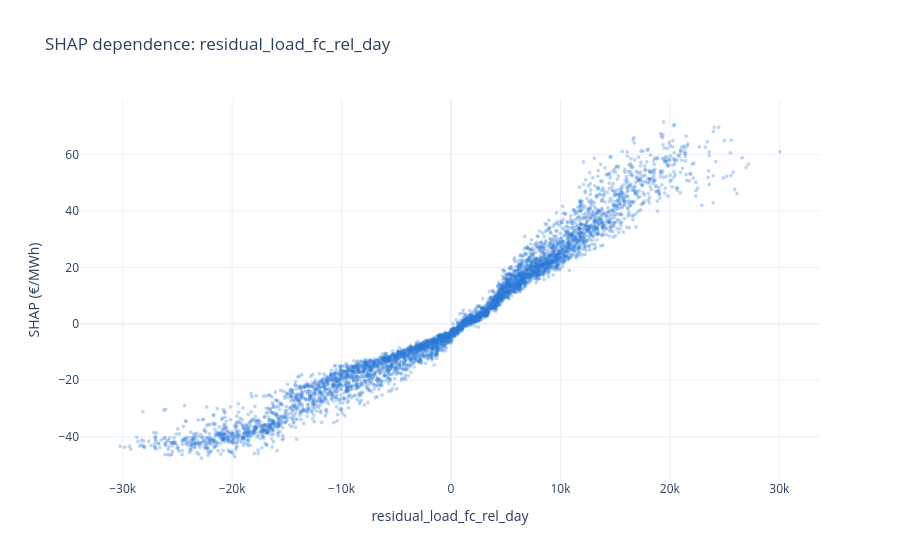
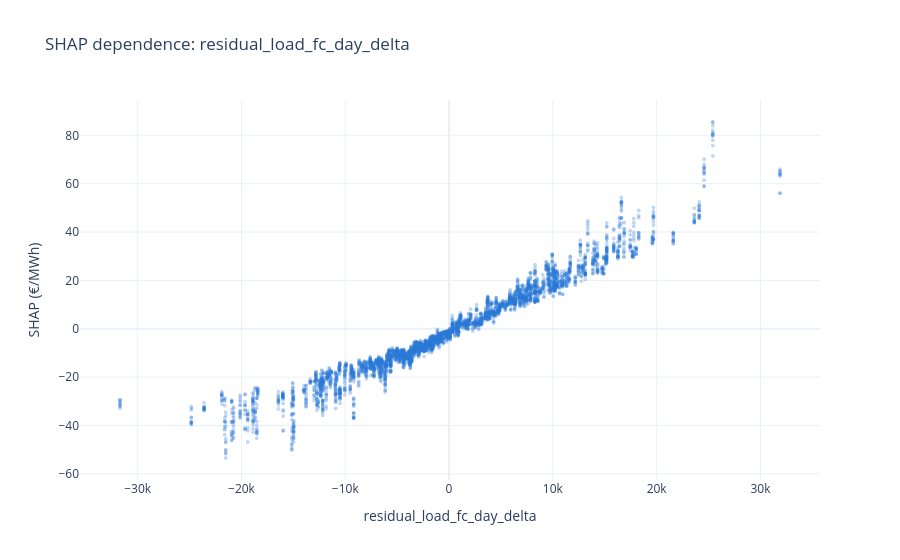
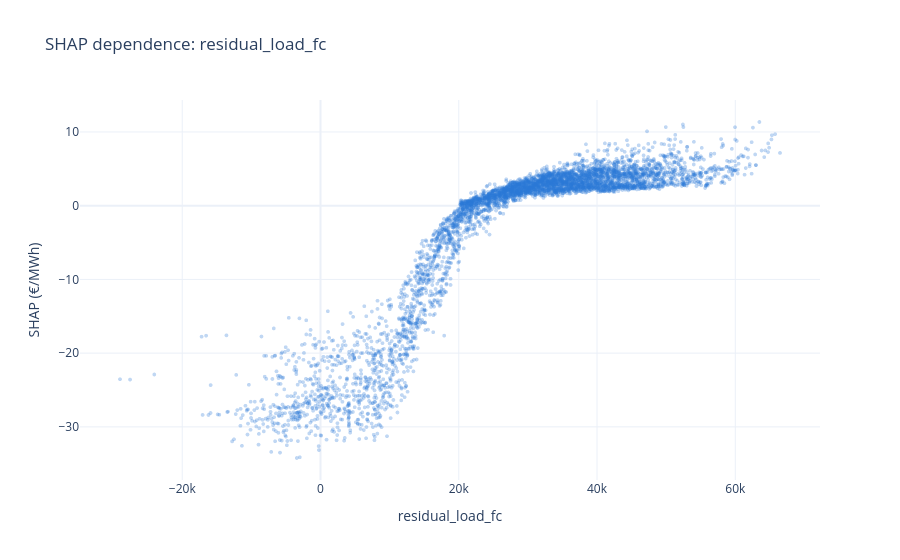
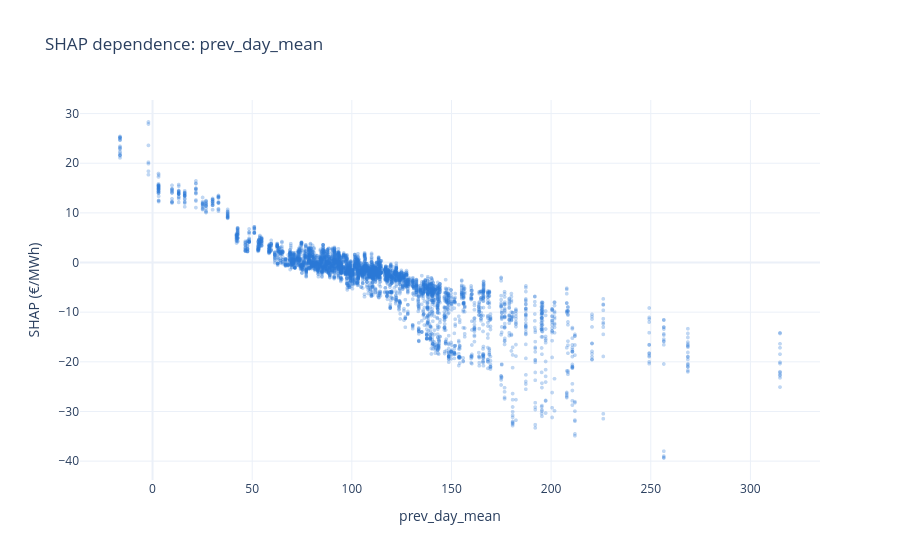

Notebook source saved alongside these figures, in order:
### Markdown cell above
## Dependence

### Code cell
for f in imp["feature"].head(4):
    plots.shap_dependence(test, shap, f).show()

### Figure 1 — Plotly figure (JSON) as saved in the notebook; plotly's stock layout.template omitted (floating-point values rounded to 4 significant figures; data arrays with more than 128 entries replaced by an {"elided": "..."} marker saying what was removed)
{"data": [{"hovertemplate": "value=%{x}<br>shap=%{y}<extra></extra>", "legendgroup": "", "marker": {"color": "#2a78d6", "opacity": 0.3, "size": 4, "symbol": "circle"}, "mode": "markers", "name": "", "showlegend": false, "type": "scattergl", "x": {"elided": "5000 float values"}, "xaxis": "x", "y": {"elided": "5000 float values"}, "yaxis": "y"}], "layout": {"legend": {"tracegroupgap": 0}, "title": {"text": "SHAP dependence: residual_load_fc_rel_day"}, "xaxis": {"anchor": "y", "domain": [0, 1], "title": {"text": "residual_load_fc_rel_day"}}, "yaxis": {"anchor": "x", "domain": [0, 1], "title": {"text": "SHAP (€/MWh)"}}}}

### Figure 2 — Plotly figure (JSON) as saved in the notebook; plotly's stock layout.template omitted (floating-point values rounded to 4 significant figures; data arrays with more than 128 entries replaced by an {"elided": "..."} marker saying what was removed)
{"data": [{"hovertemplate": "value=%{x}<br>shap=%{y}<extra></extra>", "legendgroup": "", "marker": {"color": "#2a78d6", "opacity": 0.3, "size": 4, "symbol": "circle"}, "mode": "markers", "name": "", "showlegend": false, "type": "scattergl", "x": {"elided": "5000 float values"}, "xaxis": "x", "y": {"elided": "5000 float values"}, "yaxis": "y"}], "layout": {"legend": {"tracegroupgap": 0}, "title": {"text": "SHAP dependence: residual_load_fc_day_delta"}, "xaxis": {"anchor": "y", "domain": [0, 1], "title": {"text": "residual_load_fc_day_delta"}}, "yaxis": {"anchor": "x", "domain": [0, 1], "title": {"text": "SHAP (€/MWh)"}}}}

### Figure 3 — Plotly figure (JSON) as saved in the notebook; plotly's stock layout.template omitted (floating-point values rounded to 4 significant figures; data arrays with more than 128 entries replaced by an {"elided": "..."} marker saying what was removed)
{"data": [{"hovertemplate": "value=%{x}<br>shap=%{y}<extra></extra>", "legendgroup": "", "marker": {"color": "#2a78d6", "opacity": 0.3, "size": 4, "symbol": "circle"}, "mode": "markers", "name": "", "showlegend": false, "type": "scattergl", "x": {"elided": "5000 float values"}, "xaxis": "x", "y": {"elided": "5000 float values"}, "yaxis": "y"}], "layout": {"legend": {"tracegroupgap": 0}, "title": {"text": "SHAP dependence: residual_load_fc"}, "xaxis": {"anchor": "y", "domain": [0, 1], "title": {"text": "residual_load_fc"}}, "yaxis": {"anchor": "x", "domain": [0, 1], "title": {"text": "SHAP (€/MWh)"}}}}

### Figure 4 — Plotly figure (JSON) as saved in the notebook; plotly's stock layout.template omitted (floating-point values rounded to 4 significant figures; data arrays with more than 128 entries replaced by an {"elided": "..."} marker saying what was removed)
{"data": [{"hovertemplate": "value=%{x}<br>shap=%{y}<extra></extra>", "legendgroup": "", "marker": {"color": "#2a78d6", "opacity": 0.3, "size": 4, "symbol": "circle"}, "mode": "markers", "name": "", "showlegend": false, "type": "scattergl", "x": {"elided": "5000 float values"}, "xaxis": "x", "y": {"elided": "5000 float values"}, "yaxis": "y"}], "layout": {"legend": {"tracegroupgap": 0}, "title": {"text": "SHAP dependence: prev_day_mean"}, "xaxis": {"anchor": "y", "domain": [0, 1], "title": {"text": "prev_day_mean"}}, "yaxis": {"anchor": "x", "domain": [0, 1], "title": {"text": "SHAP (€/MWh)"}}}}
